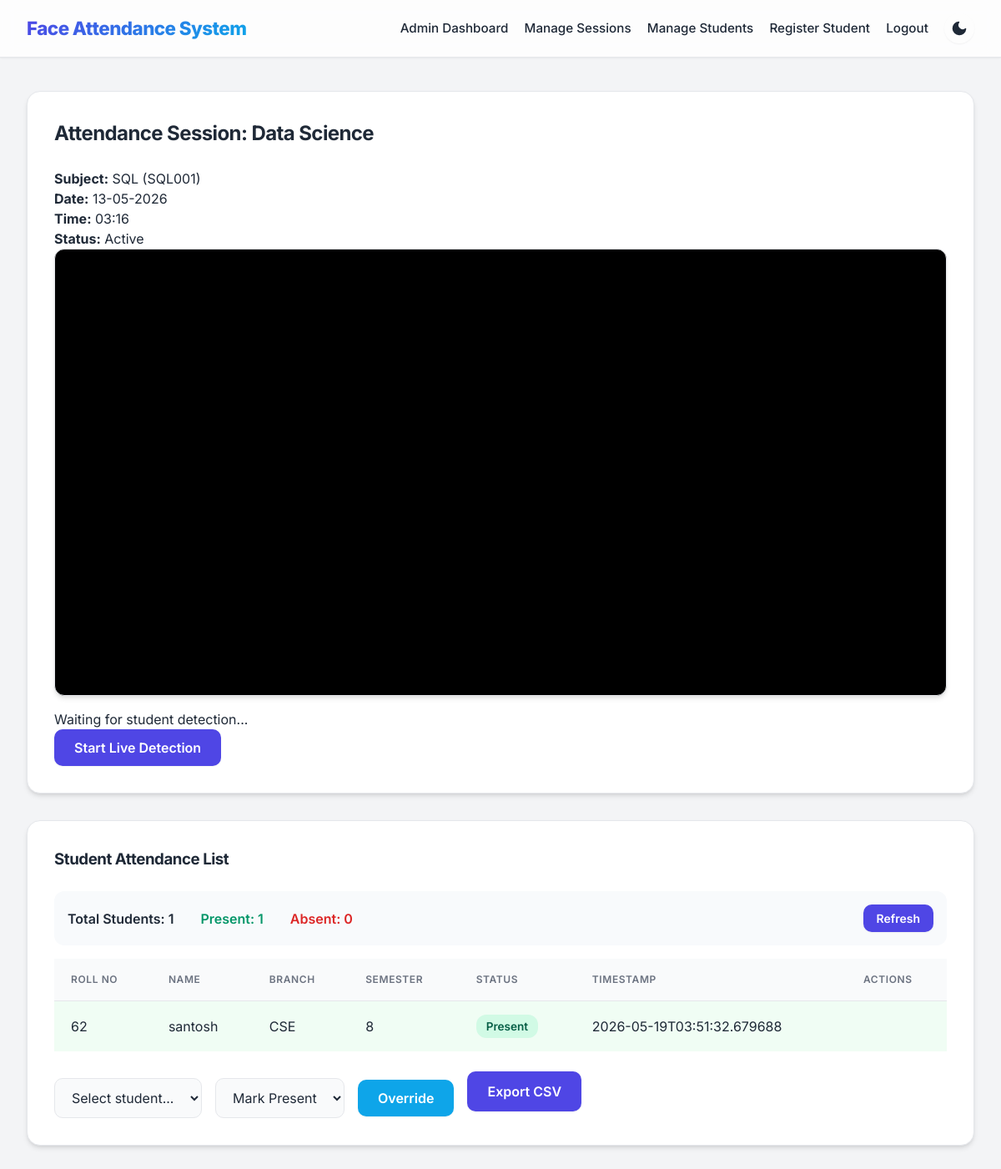
Before: /admin/session/3 (signed in) with the older database file.
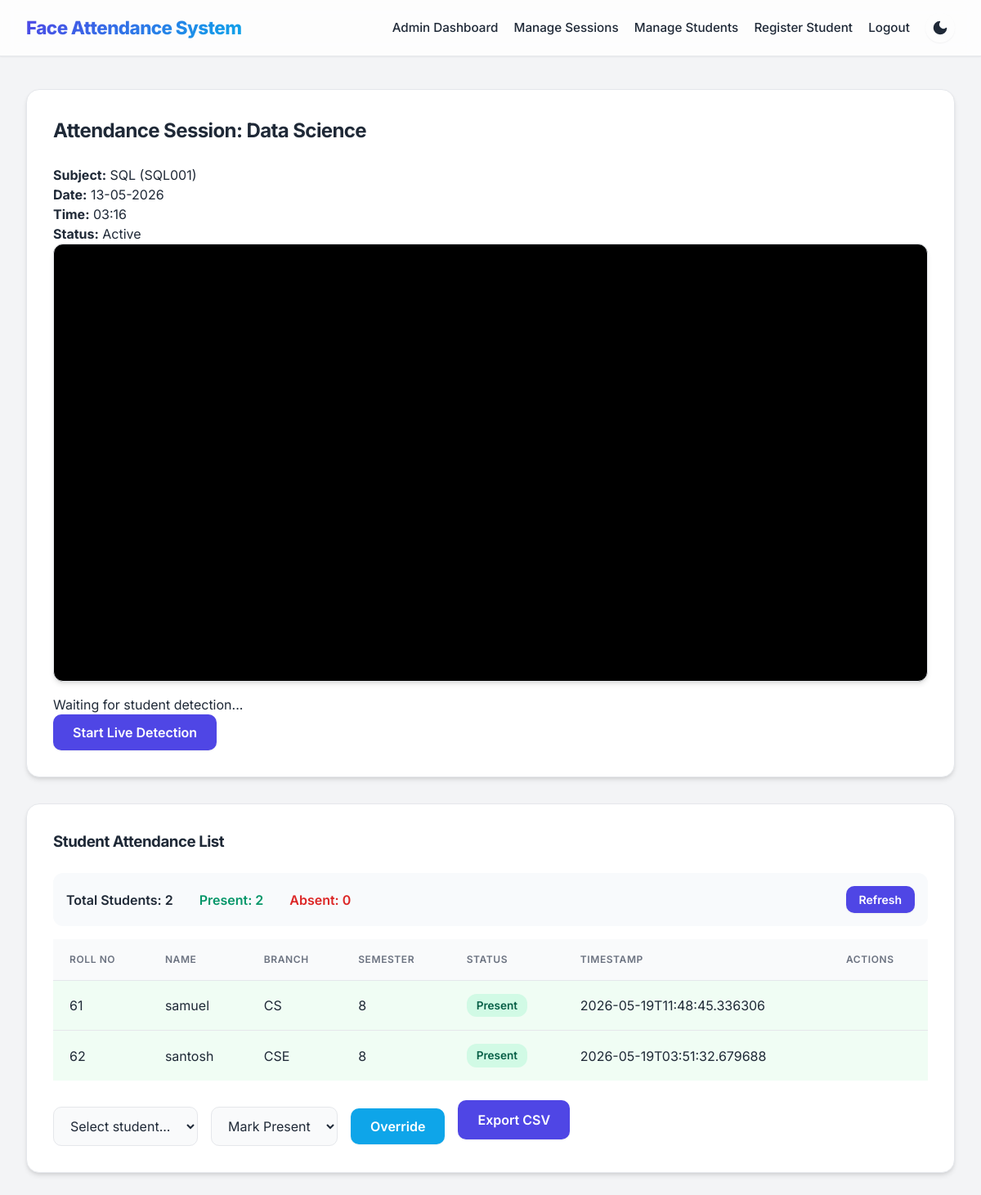
After: the same page with the newer database file.
### tables this page shows
CREATE TABLE attendance(
        id INTEGER PRIMARY KEY,
        student_id INTEGER,
        session_id INTEGER,
        status TEXT,
        timestamp TEXT,
        note TEXT,
        FOREIGN KEY(student_id) REFERENCES students(id),
        FOREIGN KEY(session_id) REFERENCES sessions(id)
    );

CREATE TABLE students(
        id INTEGER PRIMARY KEY,
        name TEXT,
        roll_no TEXT,
        branch TEXT,
        semester TEXT,
        photo_count INTEGER DEFAULT 0
    , password TEXT);

### app.py (the view)
@app.route('/admin/session/<int:session_id>')
def attendance_session(session_id):
    if not session.get('admin_user'):
        return redirect(url_for('login'))
    session_info = query_db('SELECT s.*, subj.name as subject_name, subj.code as subject_code FROM sessions s LEFT JOIN subjects subj ON s.subject_id=subj.id WHERE s.id=?', (session_id,), one=True)
    students_with_attendance = query_db('''
        SELECT s.id, s.name, s.roll_no, s.branch, s.semester,
               a.status, a.timestamp,
               CASE WHEN a.status IS NOT NULL THEN 1 ELSE 0 END as has_attendance
        FROM students s
        LEFT JOIN attendance a ON s.id = a.student_id AND a.session_id = ?
        ORDER BY s.roll_no
    ''', (session_id,))
    return render_template('attendance_session.html', session_info=session_info, students=students_with_attendance)

### app.py (called while the page is built)
def get_db_connection():
    conn = sqlite3.connect(DATABASE_PATH)
    conn.row_factory = sqlite3.Row
    return conn

def query_db(query, args=(), one=False):
    conn = get_db_connection()
    cursor = conn.execute(query, args)
    rows = cursor.fetchall()
    conn.close()
    return rows[0] if one and rows else rows

@app.before_request
def restrict_access():
    allowed_routes = ['home', 'login', 'student_login', 'student_register', 'static', 'test_image', 'get_active_sessions']
    if request.endpoint in allowed_routes or not request.endpoint:
        return
    if request.path.startswith('/admin/'):
        if session.get('user_type') != 'admin':
            flash('Admin access required', 'error')
            return redirect(url_for('login'))
    if request.path.startswith('/student/'):
        protected_student_routes = ['student_history', 'student_attend']
        if request.endpoint in protected_student_routes and session.get('user_type') != 'student':
            flash('Student login required', 'error')
            return redirect(url_for('student_login'))

### templates/attendance_session.html (shortened to what this page needs)
{% extends 'base.html' %}
{% block content %}
<div class="card wide-card" data-session-id="{{ session_info.id }}">
    <h2>Attendance Session: {{ session_info.title }}</h2>
    <div class="session-summary">
        <div><strong>Subject:</strong> {{ session_info.subject_name }} ({{ session_info.subject_code }})</div>
        <div><strong>Date:</strong> {{ session_info.date }}</div>
        <div><strong>Time:</strong> {{ session_info.time }}</div>
        <div><strong>Status:</strong> {{ 'Active' if session_info.active else 'Inactive' }}</div>
    </div>
    <div class="video-panel">
        <video id="attendVideo" autoplay muted></video>
        <div class="attendance-status">
            <div id="detectedStudent">Waiting for student detection...</div>
            <div><button id="startStream" class="button">Start Live Detection</button></div>
        </div>
    </div>
</div>
<div class="card">
    <h3>Student Attendance List</h3>
    <div class="attendance-summary">
        <div class="summary-stats">
            <span class="stat-item">Total Students: {{ students|length }}</span>
            <span class="stat-item present-count">Present: {{ students|selectattr('status')|list|length }}</span>
            <span class="stat-item absent-count">Absent: {{ students|rejectattr('status')|list|length }}</span>
        </div>
        <button id="refreshBtn" class="button small">Refresh</button>
    </div>
    <table id="attendanceTable">
        <thead>
            <tr>
                <th>Roll No</th>
                <th>Name</th>
                <th>Branch</th>
                <th>Semester</th>
                <th>Status</th>
                <th>Timestamp</th>
                <th>Actions</th>
            </tr>
        </thead>
        <tbody>
            {% for student in students %}
            <tr data-student-id="{{ student.id }}" class="student-row {{ 'present-row' if student.status == 'Present' else 'absent-row' }}">
                <td>{{ student.roll_no }}</td>
                <td>{{ student.name }}</td>
                <td>{{ student.branch }}</td>
                <td>{{ student.semester }}</td>
                <td>
                    <span class="status-badge {{ 'status-present' if student.status == 'Present' else 'status-absent' }}">
                        {{ student.status if student.status else 'Not Marked' }}
                    </span>
                </td>
                <td>{{ student.timestamp if student.timestamp else '-' }}</td>
                <td>
                </td>
            </tr>
            {% endfor %}
        </tbody>
    </table>
    <div class="session-actions">
        <form method="post" action="{{ url_for('session_override', session_id=session_info.id) }}" class="inline-form" id="overrideForm">
            <select name="student_id" id="overrideStudentId">
                <option value="">Select student...</option>
            </select>
            <select name="action">
                <option value="present">Mark Present</option>
            </select>
            <button type="submit" class="button secondary">Override</button>
        </form>
        <a class="button" href="{{ url_for('export_session', session_id=session_info.id) }}">Export CSV</a>
    </div>
</div>
{% endblock %}

Changed rows visible on the page:
added attendance: roll_no "61", name "samuel", branch "CS", semester "8", status "Present", timestamp "2026-05-19T11:48:45.336306"
Other visible differences:
{{ students|length }}: "1" → "2"
{{ students|selectattr('status')|list|length }}: "1" → "2"
